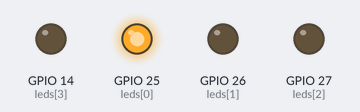
Bench run of a sketch on a simulated ESP32. On the bench: output pins drawn as LEDs (lit = HIGH).

Above: at 0.1 s.
At 0.7 s:
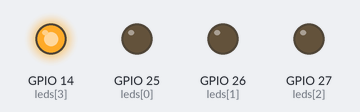
At 1.3 s:
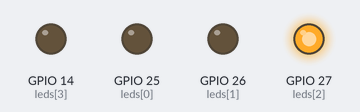
At 2.7 s:
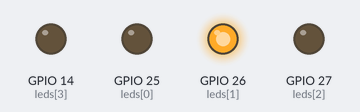
Timing chart, 0 to 3.0 s (numbered marks = the images above):
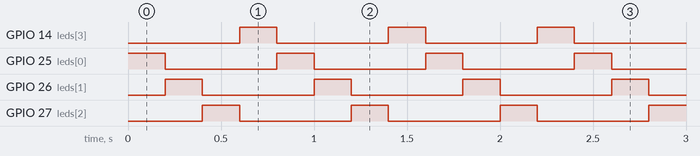

The sketch:

LAB2.ino
```cpp
/*
Lab 2: Multi-LED Sequencer

Goal: Control multiple outputs.
Task: Blink LEDs in sequence: GPIO 25 → 26 → 27 → 14.
*/

int leds[] = {25, 26, 27, 14};

void setup() {
  for (int i = 0; i < 4; i++)
    pinMode(leds[i], OUTPUT);
}

void loop() {
  for (int i = 0; i < 4; i++) {
    digitalWrite(leds[i], HIGH);
    delay(200);
    digitalWrite(leds[i], LOW);
  }
}
```

Measured:
- by itself, GPIO 14 (leds[3]), GPIO 25 (leds[0]), GPIO 26 (leds[1]), GPIO 27 (leds[2]): alternates HIGH for 0.20 s and LOW for 0.60 s
- by itself, everything shown: repeats every 0.80 s, in 4 steps
